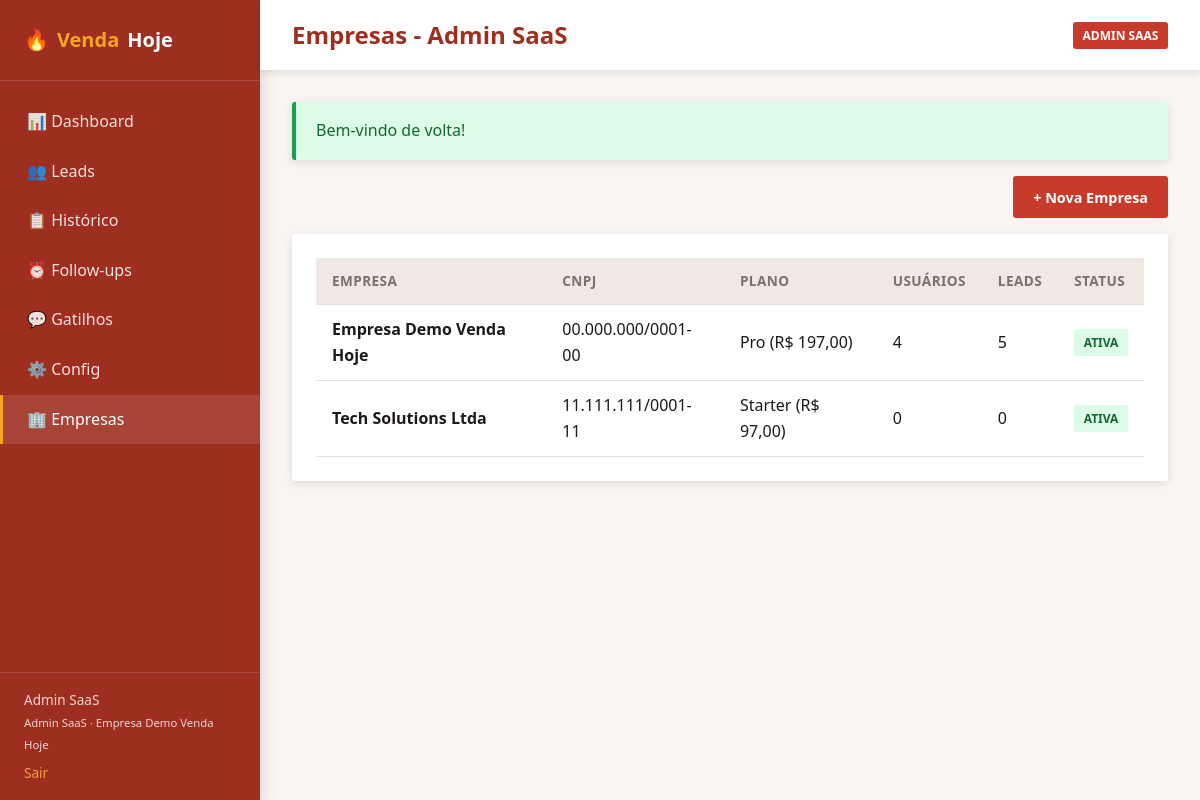
The app's page /venda_hoje/public/admin/empresas (signed in) with its own data.
### tables this page shows
CREATE TABLE IF NOT EXISTS empresas (
    id INT UNSIGNED AUTO_INCREMENT PRIMARY KEY,
    nome VARCHAR(200) NOT NULL,
    cnpj VARCHAR(20) DEFAULT NULL,
    email VARCHAR(150) DEFAULT NULL,
    telefone VARCHAR(20) DEFAULT NULL,
    plano_id INT UNSIGNED DEFAULT NULL,
    ativo TINYINT(1) NOT NULL DEFAULT 1,
    created_at TIMESTAMP DEFAULT CURRENT_TIMESTAMP,
    updated_at TIMESTAMP DEFAULT CURRENT_TIMESTAMP ON UPDATE CURRENT_TIMESTAMP,
    FOREIGN KEY (plano_id) REFERENCES planos(id) ON DELETE SET NULL
);

CREATE TABLE IF NOT EXISTS planos (
    id INT UNSIGNED AUTO_INCREMENT PRIMARY KEY,
    nome VARCHAR(100) NOT NULL,
    descricao TEXT,
    preco_mensal DECIMAL(10,2) NOT NULL DEFAULT 0,
    max_usuarios INT UNSIGNED NOT NULL DEFAULT 5,
    max_leads INT UNSIGNED NOT NULL DEFAULT 500,
    ativo TINYINT(1) NOT NULL DEFAULT 1,
    created_at TIMESTAMP DEFAULT CURRENT_TIMESTAMP,
    updated_at TIMESTAMP DEFAULT CURRENT_TIMESTAMP ON UPDATE CURRENT_TIMESTAMP
);

### app/Core/Controller.php (called while the page is built, shortened)
<?php
abstract class Controller
{
    protected function view(string $view, array $data = [], ?string $layout = 'main'): void
    {
        View::render($view, $data, $layout);
    }
}

### app/Controllers/EmpresaController.php (called while the page is built, shortened)
<?php
class EmpresaController extends Controller
{
    public function index(): void
    {
        $empresaModel = new Empresa();
        $empresas = $empresaModel->getAllWithPlano();
        $this->view('pages/empresas/index', [
            'title' => 'Empresas - Admin SaaS',
            'empresas' => $empresas,
        ]);
    }
}

### public/index.php (called while the page is built, shortened)
<?php
$sessionConfig = require BASE_PATH . '/config/auth.php';
$router = new App\Core\Router();
$uri = $_SERVER['REQUEST_URI'] ?? '/';
$method = $_SERVER['REQUEST_METHOD'] ?? 'GET';
$router->dispatch($uri, $method);

### app/Helpers/functions.php (called while the page is built, shortened)
<?php
if (!function_exists('env')) {
    function env(string $key, mixed $default = null): mixed
    {
        $value = $_ENV[$key] ?? $_SERVER[$key] ?? null;
        return match (strtolower((string) $value)) {
            'true', '(true)' => true,
            'false', '(false)' => false,
            'empty', '(empty)' => '',
            'null', '(null)' => null,
            default => $value,
        };
    }
}
if (!function_exists('config')) {
    function config(string $key, mixed $default = null): mixed
    {
        static $configs = [];
        [$file, $item] = array_pad(explode('.', $key, 2), 2, null);
        if (!isset($configs[$file])) {
            $path = BASE_PATH . "/config/{$file}.php";
            $configs[$file] = file_exists($path) ? require $path : [];
        }
        return $configs[$file][$item] ?? $default;
    }
}
if (!function_exists('url')) {
    function url(string $path = ''): string
    {
        $base = rtrim(config('app.url'), '/');
        $path = $path === '' ? '' : '/' . ltrim($path, '/');
        return $base . $path;
    }
}
if (!function_exists('asset')) {
    function asset(string $path): string
    {
        return url('assets/' . ltrim($path, '/'));
    }
}
if (!function_exists('getFlash')) {
    function getFlash(): array
    {
        $flash = $_SESSION['_flash'] ?? [];
        return $flash;
    }
}
if (!function_exists('e')) {
    function e(?string $value): string
    {
        return htmlspecialchars($value ?? '', ENT_QUOTES, 'UTF-8');
    }
}
if (!function_exists('perfilLabel')) {
    function perfilLabel(string $perfil): string
    {
        return config('app.perfil_labels')[$perfil] ?? $perfil;
    }
}

### config/app.php (called while the page is built, shortened)
<?php
return [
    'name' => env('APP_NAME', 'Venda Hoje CRM'),
    'env' => env('APP_ENV', 'local'),
    'debug' => env('APP_DEBUG', true),
    'url' => rtrim(env('APP_URL', 'http://localhost'), '/'),
    'key' => env('APP_KEY', ''),
    'timezone' => 'America/Sao_Paulo',
    'funil_etapas' => [
        'novo_lead',
        'em_contato',
        'qualificado',
        'videochamada_agendada',
        'videochamada_realizada',
        'proposta_enviada',
        'negociacao',
        'fechado',
        'perdido',
    ],
    'funil_labels' => [
        'novo_lead' => 'Novo Lead',
        'em_contato' => 'Em Contato',
        'qualificado' => 'Qualificado',
        'videochamada_agendada' => 'Videochamada Agendada',
        'videochamada_realizada' => 'Videochamada Realizada',
        'proposta_enviada' => 'Proposta Enviada',
        'negociacao' => 'Negociação',
        'fechado' => 'Fechado',
        'perdido' => 'Perdido',
    ],
    'canais_atendimento' => ['telefone', 'whatsapp', 'email', 'videochamada', 'presencial', 'outro'],
    'perfis' => ['sdr', 'closer', 'gestor', 'admin_saas'],
    'perfil_labels' => [
        'sdr' => 'SDR',
        'closer' => 'Closer',
        'gestor' => 'Gestor',
        'admin_saas' => 'Admin SaaS',
    ],
];

### config/database.php (called while the page is built, shortened)
<?php
return [
    'host' => env('DB_HOST', '127.0.0.1'),
    'port' => env('DB_PORT', '3306'),
    'database' => env('DB_DATABASE', 'venda_hoje'),
    'username' => env('DB_USERNAME', 'root'),
    'password' => env('DB_PASSWORD', ''),
];

### app/Core/Database.php (called while the page is built, shortened)
<?php
class Database
{
    private static ?PDO $instance = null;
    public static function getInstance(): PDO
    {
        if (self::$instance === null) {
            $config = require BASE_PATH . '/config/database.php';
            $dsn = sprintf(
                'mysql:host=%s;port=%s;dbname=%s;charset=utf8mb4',
                $config['host'],
                $config['port'],
                $config['database']
            );
            try {
                self::$instance = new PDO($dsn, $config['username'], $config['password'], [
                    PDO::ATTR_ERRMODE => PDO::ERRMODE_EXCEPTION,
                    PDO::ATTR_DEFAULT_FETCH_MODE => PDO::FETCH_ASSOC,
                    PDO::ATTR_EMULATE_PREPARES => false,
                ]);
            } catch (PDOException $e) {
                throw new PDOException('Erro de conexão com o banco: ' . $e->getMessage());
            }
        }
        return self::$instance;
    }
}

### app/Core/Model.php (called while the page is built, shortened)
<?php
abstract class Model
{
    protected PDO $db;
    public function __construct()
    {
        $this->db = Database::getInstance();
    }
    protected function query(string $sql, array $params = []): array
    {
        $stmt = $this->db->prepare($sql);
        $stmt->execute($params);
        return $stmt->fetchAll();
    }
}

### app/Models/Empresa.php (called while the page is built, shortened)
<?php
class Empresa extends Model
{
    public function getAllWithPlano(): array
    {
        return $this->query(
            "SELECT e.*, p.nome AS plano_nome, p.preco_mensal,
                    (SELECT COUNT(*) FROM usuarios u WHERE u.empresa_id = e.id) AS total_usuarios,
                    (SELECT COUNT(*) FROM leads l WHERE l.empresa_id = e.id) AS total_leads
             FROM empresas e
             LEFT JOIN planos p ON p.id = e.plano_id
             ORDER BY e.nome"
        );
    }
}

### app/Core/Auth.php (called while the page is built, shortened)
<?php
class Auth
{
    public static function user(): ?array
    {
        return $_SESSION[self::SESSION_USER_KEY] ?? null;
    }
}

### app/Views/pages/empresas/index.php (the view, shortened to what this page needs)
<div class="flex justify-between mb-2">
    <a href="<?= url('/admin/empresas/nova') ?>" class="btn btn-primary">+ Nova Empresa</a>
</div>
<div class="card">
    <table>
        <thead>
            <tr>
                <th>Empresa</th>
                <th>CNPJ</th>
                <th>Plano</th>
                <th>Usuários</th>
                <th>Leads</th>
                <th>Status</th>
            </tr>
        </thead>
        <tbody>
        <?php foreach ($empresas as $e): ?>
            <tr>
                <td><strong><?= e($e['nome']) ?></strong></td>
                <td><?= e($e['cnpj'] ?? '-') ?></td>
                <td><?= e($e['plano_nome'] ?? '-') ?> <?= $e['preco_mensal'] ? '(R$ ' . number_format((float)$e['preco_mensal'], 2, ',', '.') . ')' : '' ?></td>
                <td><?= $e['total_usuarios'] ?></td>
                <td><?= $e['total_leads'] ?></td>
                <td><span class="badge badge-<?= $e['ativo'] ? 'success' : 'danger' ?>"><?= $e['ativo'] ? 'Ativa' : 'Inativa' ?></span></td>
            </tr>
        <?php endforeach; ?>
        </tbody>
    </table>
</div>

### app/Core/Router.php (shortened to what this page needs)
<?php
class Router
{
    private array $routes = [];
    private function addRoute(string $method, string $path, array $handler, array $middleware): void
    {
        $this->routes[] = [
            'method' => $method,
            'path' => $path,
            'handler' => $handler,
            'middleware' => $middleware,
        ];
    }
    public function dispatch(string $uri, string $method): void
    {
        $uri = parse_url($uri, PHP_URL_PATH) ?: '/';
        $basePath = parse_url(config('app.url'), PHP_URL_PATH) ?: '';
        if ($basePath && str_starts_with($uri, $basePath)) {
            $uri = substr($uri, strlen($basePath)) ?: '/';
        }
        $uri = rtrim($uri, '/') ?: '/';
        foreach ($this->routes as $route) {
            $params = $this->match($route['path'], $uri);
            if ($params !== false && $route['method'] === $method) {
                [$controllerClass, $action] = $route['handler'];
                $controller = new $controllerClass();
                call_user_func_array([$controller, $action], $params);
                return;
            }
        }
    }
    private function match(string $routePath, string $uri): array|false
    {
        $pattern = preg_replace('/\{([a-zA-Z_]+)\}/', '([^/]+)', $routePath);
        $pattern = '#^' . $pattern . '$#';
        if (!preg_match($pattern, $uri, $matches)) {
            return false;
        }
        array_shift($matches);
        return $matches;
    }
}

### app/Views/layouts/main.php (shortened to what this page needs)
<!DOCTYPE html>
<html lang="pt-BR">
<head>
    <link rel="stylesheet" href="<?= asset('css/app.css') ?>">
</head>
<body>
<div class="app-layout">
    <aside class="sidebar">
        <div class="sidebar-brand">
            🔥 <span>Venda</span> Hoje
        </div>
        <nav class="sidebar-nav">
            <a href="<?= url('/dashboard') ?>" class="nav-item <?= str_contains($_SERVER['REQUEST_URI'] ?? '', 'dashboard') || ($_SERVER['REQUEST_URI'] ?? '') === parse_url(config('app.url'), PHP_URL_PATH) . '/' ? 'active' : '' ?>">📊 Dashboard</a>
            <a href="<?= url('/leads') ?>" class="nav-item <?= str_contains($_SERVER['REQUEST_URI'] ?? '', '/leads') ? 'active' : '' ?>">👥 Leads</a>
            <a href="<?= url('/historico') ?>" class="nav-item <?= str_contains($_SERVER['REQUEST_URI'] ?? '', '/historico') ? 'active' : '' ?>">📋 Histórico</a>
            <a href="<?= url('/followups') ?>" class="nav-item <?= str_contains($_SERVER['REQUEST_URI'] ?? '', '/followups') ? 'active' : '' ?>">⏰ Follow-ups</a>
            <a href="<?= url('/gatilhos') ?>" class="nav-item <?= str_contains($_SERVER['REQUEST_URI'] ?? '', '/gatilhos') ? 'active' : '' ?>">💬 Gatilhos</a>
            <?php if ($user && in_array($user['perfil'], ['gestor', 'admin_saas'])): ?>
            <a href="<?= url('/config') ?>" class="nav-item <?= str_contains($_SERVER['REQUEST_URI'] ?? '', '/config') ? 'active' : '' ?>">⚙️ Config</a>
            <?php endif; ?>
            <?php if ($user && $user['perfil'] === 'admin_saas'): ?>
            <a href="<?= url('/admin/empresas') ?>" class="nav-item <?= str_contains($_SERVER['REQUEST_URI'] ?? '', '/admin') ? 'active' : '' ?>">🏢 Empresas</a>
            <?php endif; ?>
        </nav>
        <div class="sidebar-footer">
            <?= e($user['nome'] ?? '') ?><br>
            <small><?= perfilLabel($user['perfil'] ?? '') ?> · <?= e($user['empresa_nome'] ?? '') ?></small><br>
            <a href="<?= url('/logout') ?>" style="color: var(--secondary-light); margin-top: 0.5rem; display: inline-block;">Sair</a>
        </div>
    </aside>
    <div class="main-content">
        <header class="topbar">
            <h1><?= e($title ?? '') ?></h1>
            <div class="flex gap-1 items-center">
                <span class="badge badge-primary"><?= perfilLabel($user['perfil'] ?? '') ?></span>
            </div>
        </header>
        <main class="content">
            <?php foreach ($flash as $type => $message): ?>
                <div class="alert alert-<?= $type === 'error' ? 'error' : e($type) ?>"><?= e($message) ?></div>
            <?php endforeach; ?>
            <?= $content ?>
        </main>
    </div>
</div>
</body>
</html>

### public/assets/css/app.css (style rules this page uses)
:root { --primary: #c73b2b; --primary-light: #e05545; --primary-dark: #9e2e20; --secondary: #f5a623; --secondary-light: #fbc04d; --secondary-dark: #d48e1a; --bg: #faf5f3; --bg-dark: #f0e8e4; --surface: #ffffff; --text: #1c1917; --text-muted: #78716c; --border: #e7e0dc; --success: #16a34a; --danger: #dc2626; --warning: #f59e0b; --info: #2563eb; --radius: 3px; --shadow: 0 2px 8px rgba(28, 25, 23, 0.12); --shadow-lg: 0 4px 16px rgba(28, 25, 23, 0.18); }
*, *::before, *::after { box-sizing: border-box; margin: 0; padding: 0; }
body { font-family: 'Segoe UI', system-ui, -apple-system, sans-serif; background: var(--bg); color: var(--text); line-height: 1.6; min-height: 100vh; }
a { color: var(--primary); text-decoration: none; }
.app-layout { display: flex; min-height: 100vh; }
.sidebar { width: 260px; background: var(--primary-dark); color: #fff; flex-shrink: 0; display: flex; flex-direction: column; box-shadow: var(--shadow-lg); }
.sidebar-brand { padding: 1.5rem; font-size: 1.25rem; font-weight: 700; border-bottom: 1px solid rgba(255,255,255,0.15); display: flex; align-items: center; gap: 0.5rem; }
.sidebar-brand span { color: var(--secondary); }
.sidebar-nav { flex: 1; padding: 1rem 0; }
.nav-item { display: flex; align-items: center; gap: 0.75rem; padding: 0.75rem 1.5rem; color: rgba(255,255,255,0.85); transition: all 0.15s; border-left: 3px solid transparent; }
.nav-item:hover, .nav-item.active { background: rgba(255,255,255,0.1); color: #fff; border-left-color: var(--secondary); }
.sidebar-footer { padding: 1rem 1.5rem; border-top: 1px solid rgba(255,255,255,0.15); font-size: 0.85rem; opacity: 0.8; }
.main-content { flex: 1; display: flex; flex-direction: column; }
.topbar { background: var(--surface); padding: 1rem 2rem; box-shadow: var(--shadow); display: flex; justify-content: space-between; align-items: center; }
.topbar h1 { font-size: 1.5rem; font-weight: 700; color: var(--primary-dark); }
.content { padding: 2rem; flex: 1; }
.card { background: var(--surface); border-radius: var(--radius); box-shadow: var(--shadow); padding: 1.5rem; margin-bottom: 1.5rem; }
.btn { display: inline-flex; align-items: center; gap: 0.5rem; padding: 0.6rem 1.25rem; border: none; border-radius: var(--radius); font-size: 0.9rem; font-weight: 600; cursor: pointer; transition: all 0.15s; text-decoration: none; }
.btn-primary { background: var(--primary); color: #fff; }
table { width: 100%; border-collapse: collapse; }
th, td { padding: 0.75rem 1rem; text-align: left; border-bottom: 1px solid var(--border); }
th { background: var(--bg-dark); font-weight: 600; font-size: 0.85rem; text-transform: uppercase; letter-spacing: 0.03em; color: var(--text-muted); }
.badge { display: inline-block; padding: 0.25rem 0.6rem; border-radius: var(--radius); font-size: 0.75rem; font-weight: 600; text-transform: uppercase; }
.badge-primary { background: var(--primary); color: #fff; }
.badge-success { background: #dcfce7; color: #166534; }
.alert { padding: 1rem 1.25rem; border-radius: var(--radius); margin-bottom: 1rem; font-weight: 500; box-shadow: var(--shadow); }
.alert-success { background: #dcfce7; color: #166534; border-left: 4px solid var(--success); }
.mb-2 { margin-bottom: 1rem; }
.flex { display: flex; }
.gap-1 { gap: 0.5rem; }
.items-center { align-items: center; }
.justify-between { justify-content: space-between; }

### records on screen
empresas: nome "Empresa Demo Venda Hoje", cnpj "00.000.000/0001-00", plano.nome "Pro", plano.preco_mensal "197,00", total_usuarios "4", total_leads "5", ativo "ATIVA"
empresas: nome "Tech Solutions Ltda", cnpj "11.111.111/0001-11", plano.nome "Starter", plano.preco_mensal "97,00", total_usuarios "0", total_leads "0", ativo "ATIVA"

### other values on screen
$message "Bem-vindo de volta!"
